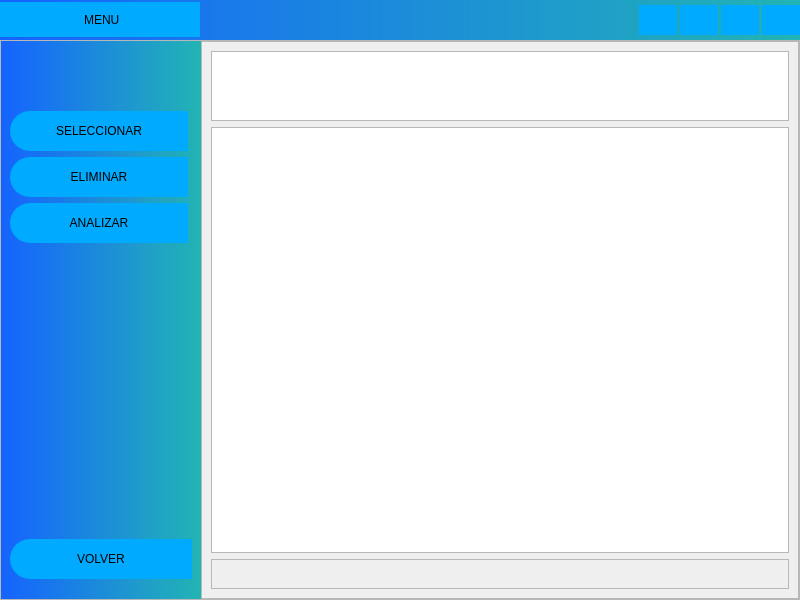
<?xml version="1.0" encoding="UTF-8"?>
<ui version="4.0">
 <class>MainWindow</class>
 <widget class="QMainWindow" name="MainWindow">
  <property name="geometry">
   <rect>
    <x>0</x>
    <y>0</y>
    <width>800</width>
    <height>600</height>
   </rect>
  </property>
  <property name="windowTitle">
   <string>MainWindow</string>
  </property>
  <widget class="QWidget" name="centralwidget">
   <layout class="QVBoxLayout" name="verticalLayout">
    <property name="spacing">
     <number>0</number>
    </property>
    <property name="leftMargin">
     <number>0</number>
    </property>
    <property name="topMargin">
     <number>0</number>
    </property>
    <property name="rightMargin">
     <number>0</number>
    </property>
    <property name="bottomMargin">
     <number>0</number>
    </property>
    <item>
     <widget class="QFrame" name="frame">
      <property name="minimumSize">
       <size>
        <width>0</width>
        <height>40</height>
       </size>
      </property>
      <property name="maximumSize">
       <size>
        <width>16777215</width>
        <height>40</height>
       </size>
      </property>
      <property name="styleSheet">
       <string notr="true">QFrame{
background-color:qlineargradient(spread:pad, x1:0, y1:0, x2:1, y2:0, stop:0 rgba(21, 99, 255, 255), stop:1 rgba(34, 180, 180, 255));
border-style:solid;
}

QPushButton{
background-color:  rgb(0, 170, 255);
border-style:solid;
font: 75 11pt &quot;Arial&quot;;
	
}

QPushButton:hover{
background-color: white;
}</string>
      </property>
      <property name="frameShape">
       <enum>QFrame::StyledPanel</enum>
      </property>
      <property name="frameShadow">
       <enum>QFrame::Raised</enum>
      </property>
      <property name="lineWidth">
       <number>1</number>
      </property>
      <layout class="QHBoxLayout" name="horizontalLayout_2">
       <property name="spacing">
        <number>3</number>
       </property>
       <property name="leftMargin">
        <number>0</number>
       </property>
       <property name="topMargin">
        <number>0</number>
       </property>
       <property name="rightMargin">
        <number>0</number>
       </property>
       <property name="bottomMargin">
        <number>0</number>
       </property>
       <item>
        <widget class="QPushButton" name="pushButton_2">
         <property name="minimumSize">
          <size>
           <width>200</width>
           <height>35</height>
          </size>
         </property>
         <property name="maximumSize">
          <size>
           <width>16777215</width>
           <height>35</height>
          </size>
         </property>
         <property name="styleSheet">
          <string notr="true"/>
         </property>
         <property name="text">
          <string> MENU</string>
         </property>
         <property name="icon">
          <iconset>
           <normaloff>Analisis/imagenes/Menu.png</normaloff>Analisis/imagenes/Menu.png</iconset>
         </property>
        </widget>
       </item>
       <item>
        <spacer name="horizontalSpacer">
         <property name="orientation">
          <enum>Qt::Horizontal</enum>
         </property>
         <property name="sizeHint" stdset="0">
          <size>
           <width>430</width>
           <height>20</height>
          </size>
         </property>
        </spacer>
       </item>
       <item>
        <widget class="QPushButton" name="pushButton_3">
         <property name="minimumSize">
          <size>
           <width>38</width>
           <height>30</height>
          </size>
         </property>
         <property name="maximumSize">
          <size>
           <width>16777215</width>
           <height>30</height>
          </size>
         </property>
         <property name="styleSheet">
          <string notr="true"/>
         </property>
         <property name="text">
          <string/>
         </property>
         <property name="icon">
          <iconset>
           <normaloff>Analisis/imagenes/minimizar.png</normaloff>Analisis/imagenes/minimizar.png</iconset>
         </property>
        </widget>
       </item>
       <item>
        <widget class="QPushButton" name="pushButton">
         <property name="minimumSize">
          <size>
           <width>38</width>
           <height>30</height>
          </size>
         </property>
         <property name="maximumSize">
          <size>
           <width>16777215</width>
           <height>30</height>
          </size>
         </property>
         <property name="styleSheet">
          <string notr="true"/>
         </property>
         <property name="text">
          <string/>
         </property>
         <property name="icon">
          <iconset>
           <normaloff>Analisis/imagenes/maximisar.png</normaloff>Analisis/imagenes/maximisar.png</iconset>
         </property>
         <property name="iconSize">
          <size>
           <width>25</width>
           <height>20</height>
          </size>
         </property>
        </widget>
       </item>
       <item>
        <widget class="QPushButton" name="pushButton_5">
         <property name="minimumSize">
          <size>
           <width>38</width>
           <height>30</height>
          </size>
         </property>
         <property name="maximumSize">
          <size>
           <width>16777215</width>
           <height>30</height>
          </size>
         </property>
         <property name="styleSheet">
          <string notr="true"/>
         </property>
         <property name="text">
          <string/>
         </property>
         <property name="icon">
          <iconset>
           <normaloff>Analisis/imagenes/maximisar.png</normaloff>Analisis/imagenes/maximisar.png</iconset>
         </property>
         <property name="iconSize">
          <size>
           <width>25</width>
           <height>28</height>
          </size>
         </property>
        </widget>
       </item>
       <item>
        <widget class="QPushButton" name="pushButton_4">
         <property name="minimumSize">
          <size>
           <width>38</width>
           <height>30</height>
          </size>
         </property>
         <property name="maximumSize">
          <size>
           <width>16777215</width>
           <height>30</height>
          </size>
         </property>
         <property name="styleSheet">
          <string notr="true"/>
         </property>
         <property name="text">
          <string/>
         </property>
         <property name="icon">
          <iconset>
           <normaloff>Analisis/imagenes/cerrar.png</normaloff>Analisis/imagenes/cerrar.png</iconset>
         </property>
        </widget>
       </item>
      </layout>
     </widget>
    </item>
    <item>
     <widget class="QFrame" name="frame_2">
      <property name="styleSheet">
       <string notr="true"/>
      </property>
      <property name="frameShape">
       <enum>QFrame::StyledPanel</enum>
      </property>
      <property name="frameShadow">
       <enum>QFrame::Raised</enum>
      </property>
      <layout class="QHBoxLayout" name="horizontalLayout">
       <property name="spacing">
        <number>0</number>
       </property>
       <property name="leftMargin">
        <number>0</number>
       </property>
       <property name="topMargin">
        <number>0</number>
       </property>
       <property name="rightMargin">
        <number>0</number>
       </property>
       <property name="bottomMargin">
        <number>0</number>
       </property>
       <item>
        <widget class="QFrame" name="frame_3">
         <property name="minimumSize">
          <size>
           <width>200</width>
           <height>0</height>
          </size>
         </property>
         <property name="maximumSize">
          <size>
           <width>200</width>
           <height>16777215</height>
          </size>
         </property>
         <property name="styleSheet">
          <string notr="true">QFrame{
background-color:qlineargradient(spread:pad, x1:0, y1:0, x2:1, y2:0, stop:0 rgba(21, 99, 255, 255), stop:1 rgba(34, 180, 180, 255));
border-style:solid;
}

QPushButton{
background-color:  rgb(0, 170, 255);
border-top-left-radius: 20px;
border-bottom-left-radius: 20px;

font: 75 11pt &quot;Arial&quot;;
	
}

QPushButton:hover{
background-color: white;
border-top-left-radius: 20px;
border-bottom-left-radius: 20px;

font: 75 12pt &quot;Arial&quot;;
}</string>
         </property>
         <property name="frameShape">
          <enum>QFrame::StyledPanel</enum>
         </property>
         <property name="frameShadow">
          <enum>QFrame::Raised</enum>
         </property>
         <layout class="QVBoxLayout" name="verticalLayout_2">
          <item>
           <spacer name="verticalSpacer_2">
            <property name="orientation">
             <enum>Qt::Vertical</enum>
            </property>
            <property name="sizeHint" stdset="0">
             <size>
              <width>20</width>
              <height>70</height>
             </size>
            </property>
           </spacer>
          </item>
          <item>
           <widget class="QPushButton" name="pushButton_12">
            <property name="minimumSize">
             <size>
              <width>178</width>
              <height>40</height>
             </size>
            </property>
            <property name="maximumSize">
             <size>
              <width>100</width>
              <height>40</height>
             </size>
            </property>
            <property name="text">
             <string>SELECCIONAR</string>
            </property>
            <property name="icon">
             <iconset>
              <normaloff>Analisis/imagenes/analisar.png</normaloff>Analisis/imagenes/analisar.png</iconset>
            </property>
           </widget>
          </item>
          <item>
           <widget class="QPushButton" name="pushButton_10">
            <property name="minimumSize">
             <size>
              <width>178</width>
              <height>40</height>
             </size>
            </property>
            <property name="maximumSize">
             <size>
              <width>100</width>
              <height>40</height>
             </size>
            </property>
            <property name="text">
             <string>ELIMINAR</string>
            </property>
            <property name="icon">
             <iconset>
              <normaloff>Analisis/imagenes/analisar.png</normaloff>Analisis/imagenes/analisar.png</iconset>
            </property>
           </widget>
          </item>
          <item>
           <widget class="QPushButton" name="pushButton_9">
            <property name="minimumSize">
             <size>
              <width>178</width>
              <height>40</height>
             </size>
            </property>
            <property name="maximumSize">
             <size>
              <width>100</width>
              <height>40</height>
             </size>
            </property>
            <property name="text">
             <string>ANALIZAR</string>
            </property>
            <property name="icon">
             <iconset>
              <normaloff>Analisis/imagenes/analisar.png</normaloff>Analisis/imagenes/analisar.png</iconset>
            </property>
           </widget>
          </item>
          <item>
           <spacer name="verticalSpacer">
            <property name="orientation">
             <enum>Qt::Vertical</enum>
            </property>
            <property name="sizeHint" stdset="0">
             <size>
              <width>20</width>
              <height>300</height>
             </size>
            </property>
           </spacer>
          </item>
          <item>
           <widget class="QPushButton" name="pushButton_7">
            <property name="minimumSize">
             <size>
              <width>0</width>
              <height>40</height>
             </size>
            </property>
            <property name="maximumSize">
             <size>
              <width>16777215</width>
              <height>40</height>
             </size>
            </property>
            <property name="styleSheet">
             <string notr="true"/>
            </property>
            <property name="text">
             <string>VOLVER</string>
            </property>
            <property name="icon">
             <iconset>
              <normaloff>Analisis/imagenes/atras.png</normaloff>Analisis/imagenes/atras.png</iconset>
            </property>
           </widget>
          </item>
          <item>
           <spacer name="verticalSpacer_3">
            <property name="orientation">
             <enum>Qt::Vertical</enum>
            </property>
            <property name="sizeHint" stdset="0">
             <size>
              <width>20</width>
              <height>20</height>
             </size>
            </property>
           </spacer>
          </item>
         </layout>
        </widget>
       </item>
       <item>
        <widget class="QFrame" name="frame_4">
         <property name="frameShape">
          <enum>QFrame::StyledPanel</enum>
         </property>
         <property name="frameShadow">
          <enum>QFrame::Raised</enum>
         </property>
         <layout class="QVBoxLayout" name="verticalLayout_3">
          <item>
           <widget class="QTreeView" name="treeView_2">
            <property name="minimumSize">
             <size>
              <width>0</width>
              <height>50</height>
             </size>
            </property>
            <property name="maximumSize">
             <size>
              <width>16777215</width>
              <height>70</height>
             </size>
            </property>
            <property name="horizontalScrollBarPolicy">
             <enum>Qt::ScrollBarAsNeeded</enum>
            </property>
           </widget>
          </item>
          <item>
           <widget class="QTreeView" name="treeView"/>
          </item>
          <item>
           <widget class="QFrame" name="frame_5">
            <property name="minimumSize">
             <size>
              <width>0</width>
              <height>30</height>
             </size>
            </property>
            <property name="frameShape">
             <enum>QFrame::StyledPanel</enum>
            </property>
            <property name="frameShadow">
             <enum>QFrame::Raised</enum>
            </property>
           </widget>
          </item>
         </layout>
        </widget>
       </item>
      </layout>
     </widget>
    </item>
   </layout>
  </widget>
 </widget>
 <resources/>
 <connections/>
</ui>
